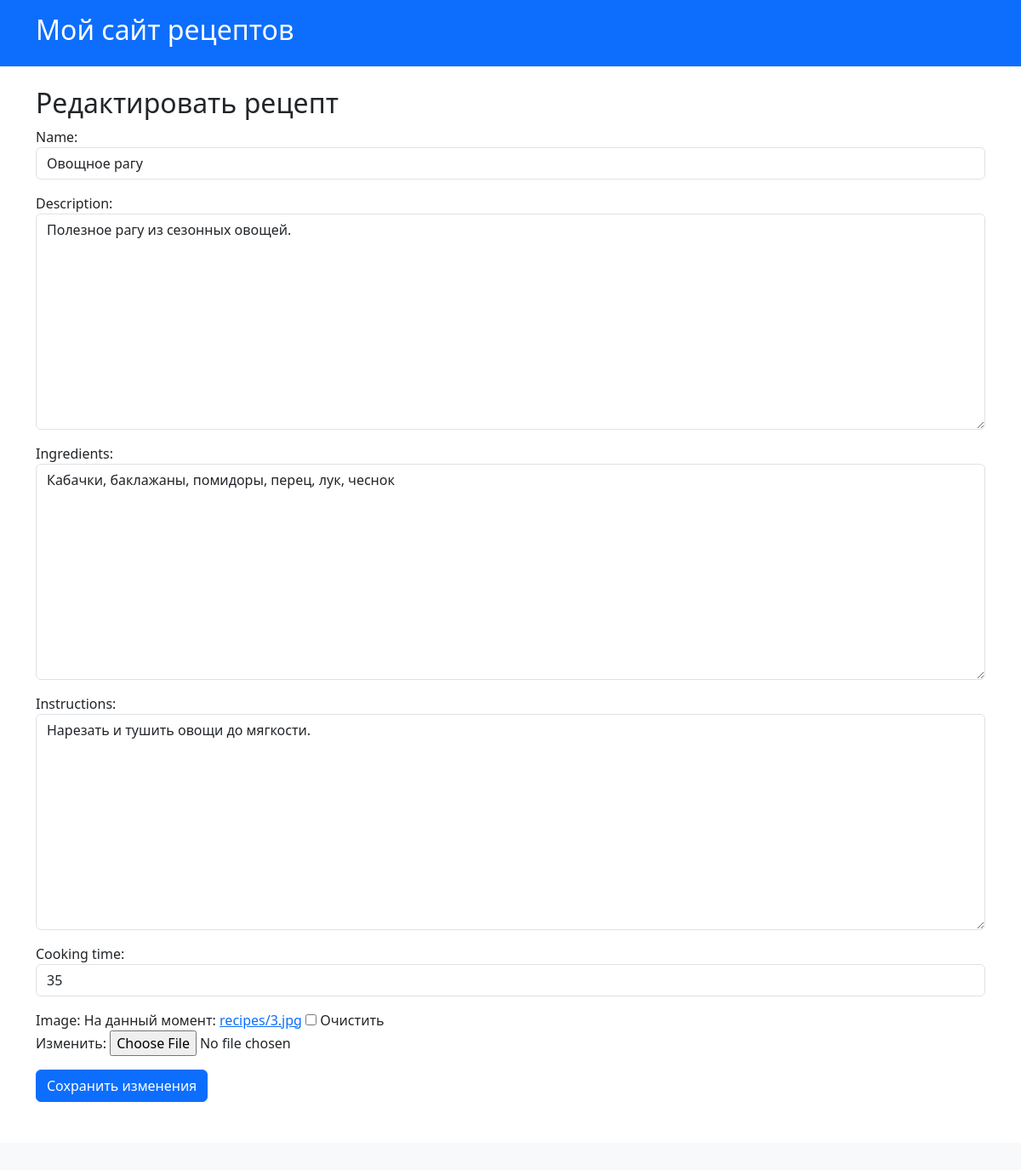
Screenshot of /recipes/4/edit/ (signed in) with the database file from the repository.
### recipe_app/models.py (models this page shows, shortened)
class Recipe(models.Model):
    name = models.CharField(max_length=100)
    description = models.TextField()
    ingredients = models.TextField(blank=True)  # Новый блок
    instructions = models.TextField(blank=True)  # Новый блок
    cooking_time = models.IntegerField()  # в минутах
    image = models.ImageField(upload_to='recipes/', blank=True, null=True)
    archived = models.BooleanField(default=False)
    created_at = models.DateTimeField(auto_now_add=True)
    author = models.ForeignKey(User, on_delete=models.CASCADE, related_name="recipes")
    likes = models.ManyToManyField(User, related_name='liked_recipes', blank=True)
    def short_description(self):
        return self.description[:50] + '...' if len(self.description) > 50 else self.description
    short_description.short_description = "Краткое описание"
    class Meta:
        ordering = ['-created_at']  # по убыванию даты создания
        verbose_name = "Рецепт"
        verbose_name_plural = "Рецепты"

### recipe_app/views.py (the view, shortened to what this page needs)
# urls.py: path('recipes/<int:pk>/edit/', RecipeUpdateView.as_view(), name='update_recipe'),# /groups/
class RecipeUpdateView(LoginRequiredMixin, UpdateView):
    model = Recipe
    form_class = RecipeForm
    template_name = 'recipe_app/update_recipe.html'
    def get_queryset(self):
        return Recipe.objects.filter(author=self.request.user)

### recipe_app/forms.py
class RecipeForm(forms.ModelForm):
    class Meta:
        model = Recipe
        fields = ['name', 'description', 'ingredients', 'instructions', 'cooking_time', 'image']
        widgets = {
            'name': forms.TextInput(attrs={'class': 'form-control'}),
            'description': forms.Textarea(attrs={'class': 'form-control'}),
            'ingredients': forms.Textarea(attrs={'class': 'form-control'}),
            'instructions': forms.Textarea(attrs={'class': 'form-control'}),
            'cooking_time': forms.NumberInput(attrs={'class': 'form-control'}),
        }

### recipe_app/templates/recipe_app/update_recipe.html (shortened to what this page needs)
{% extends "recipe_app/base.html" %}
{% block content %}
  <h2>Редактировать рецепт</h2>
  <form method="post" enctype="multipart/form-data">
    {{ form.as_p }}
    <button type="submit" class="btn btn-primary">Сохранить изменения</button>
  </form>
{% endblock %}

### rows the page displays
Recipe: name "Овощное рагу", description "Полезное рагу из сезонных овощей.", ingredients "Кабачки, баклажаны, помидоры, перец, лук, чеснок", instructions "Нарезать и тушить овощи до мягкости.", cooking_time "35"
